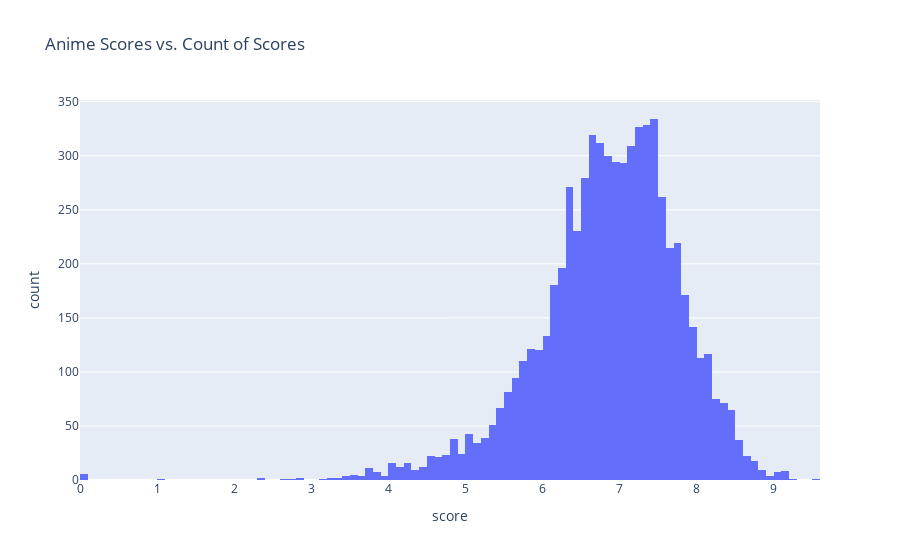

Notebook code for this chart:
### Code cell
# Creating a histogram for Anime Scores vs. Count of Scores
fig = px.histogram(anime_data, x="score", 
                   title='Anime Scores vs. Count of Scores')

# Show the plot
fig.show()

### Figure 1 — Plotly figure (JSON) as saved in the notebook; plotly's stock layout.template omitted (floating-point values rounded to 4 significant figures; data arrays with more than 128 entries replaced by an {"elided": "..."} marker saying what was removed)
{"data": [{"alignmentgroup": "True", "bingroup": "x", "hovertemplate": "score=%{x}<br>count=%{y}<extra></extra>", "legendgroup": "", "marker": {"color": "#636efa", "pattern": {"shape": ""}}, "name": "", "offsetgroup": "", "orientation": "v", "showlegend": false, "type": "histogram", "x": {"elided": "6668 float values"}, "xaxis": "x", "yaxis": "y"}], "layout": {"barmode": "relative", "legend": {"tracegroupgap": 0}, "title": {"text": "Anime Scores vs. Count of Scores"}, "xaxis": {"anchor": "y", "domain": [0, 1], "title": {"text": "score"}}, "yaxis": {"anchor": "x", "domain": [0, 1], "title": {"text": "count"}}}}
